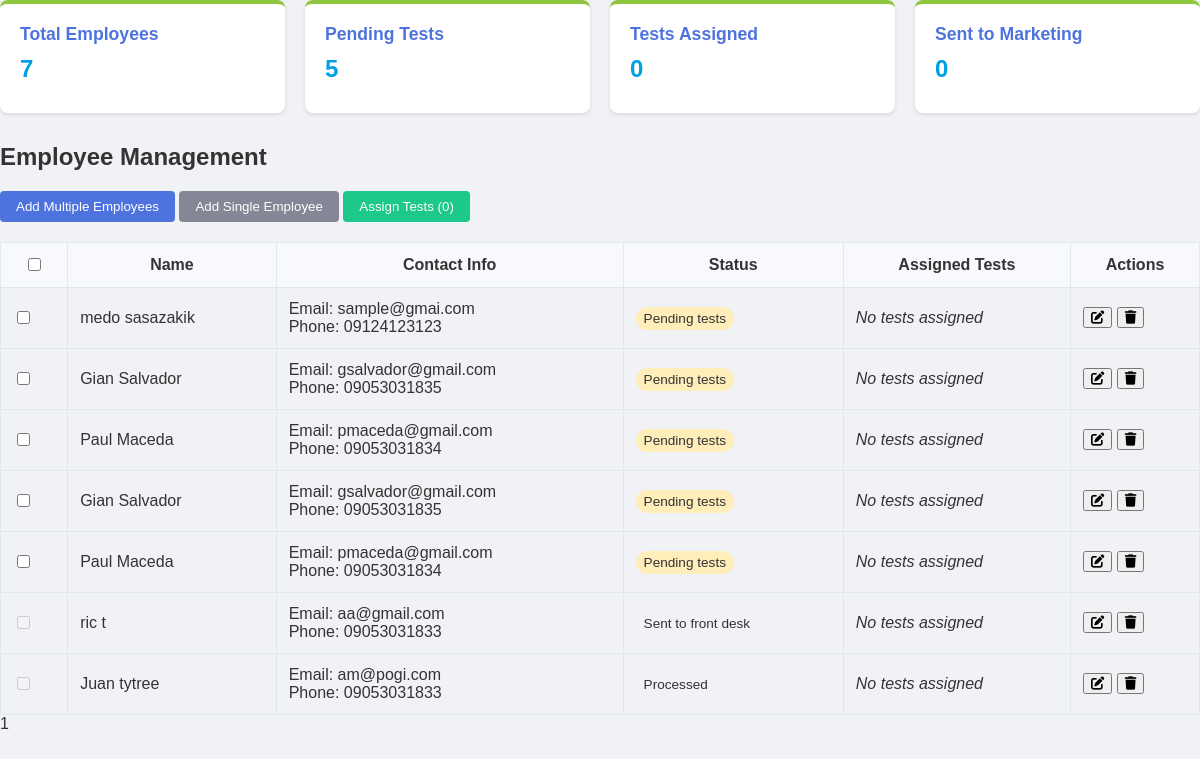
The page /biochem/company_rep_dashboard.php (signed in) on the database its author committed.
### tables this page shows
CREATE TABLE `employees` (
  `id` int(11) NOT NULL,
  `company_id` int(11) DEFAULT NULL,
  `first_name` varchar(50) NOT NULL,
  `last_name` varchar(50) NOT NULL,
  `age` int(11) DEFAULT NULL,
  `gender` enum('male','female','other') DEFAULT NULL,
  `birthday` date DEFAULT NULL,
  `email` varchar(100) DEFAULT NULL,
  `contact_number` varchar(20) DEFAULT NULL,
  `created_at` timestamp NOT NULL DEFAULT current_timestamp(),
  `tests` text DEFAULT NULL,
  `address` text DEFAULT NULL,
  `status` enum('registered','pending_tests','tests_assigned','sent_to_marketing','sent_to_front_desk','processed') DEFAULT 'registered',
  `sent_to_front_desk_at` datetime DEFAULT NULL,
  `patient_id` varchar(10) DEFAULT NULL,
  `username` varchar(50) DEFAULT NULL,
  `password` varchar(50) DEFAULT NULL,
  `appointment_date` date DEFAULT NULL,
  `appointment_time` time DEFAULT NULL
);

### biochem/company_rep_dashboard.php (the view, shortened to what this page needs)
<?php
include 'db_connection.php';
$page = isset($_GET['page']) ? (int)$_GET['page'] : 1;
$per_page = 10;
$offset = ($page - 1) * $per_page;
$total_query = $conn->prepare("SELECT COUNT(*) as total FROM employees WHERE company_id = ?");
$total_query->bind_param("i", $_SESSION['company_id']);
$total_query->execute();
$total_result = $total_query->get_result()->fetch_assoc();
$total_employees = $total_result['total'];
$total_pages = ceil($total_employees / $per_page);
$employee_query = $conn->prepare("
    SELECT e.*,
           GROUP_CONCAT(t.name) as assigned_tests,
           COUNT(DISTINCT et.test_id) as test_count
    FROM employees e
    LEFT JOIN employee_tests et ON e.id = et.employee_id
    LEFT JOIN tests t ON et.test_id = t.id
    WHERE e.company_id = ?
    GROUP BY e.id
    ORDER BY e.created_at DESC
    LIMIT ? OFFSET ?
");
$employee_query->bind_param("iii", $_SESSION['company_id'], $per_page, $offset);
$employee_query->execute();
$employees = $employee_query->get_result();
$counts_query = $conn->prepare("
    SELECT
        COUNT(*) as total_employees,
        SUM(CASE WHEN status = 'pending_tests' THEN 1 ELSE 0 END) as pending_tests,
        SUM(CASE WHEN status = 'tests_assigned' THEN 1 ELSE 0 END) as tests_assigned,
        SUM(CASE WHEN status = 'sent_to_marketing' THEN 1 ELSE 0 END) as sent_to_marketing
    FROM employees
    WHERE company_id = ?
");
$counts_query->bind_param("i", $_SESSION['company_id']);
$counts_query->execute();
$counts = $counts_query->get_result()->fetch_assoc();
?>
<!DOCTYPE html>
<html lang="en">
<head>
    <link rel="stylesheet" href="https://cdnjs.cloudflare.com/ajax/libs/font-awesome/6.0.0-beta3/css/all.min.css">
    <link rel="stylesheet" href="styles.css">
</head>
<body>
    <div class="container">
        <div class="dashboard-stats">
            <div class="stat-card">
                <h3>Total Employees</h3>
                <p><?php echo $counts['total_employees']; ?></p>
            </div>
            <div class="stat-card">
                <h3>Pending Tests</h3>
                <p><?php echo $counts['pending_tests']; ?></p>
            </div>
            <div class="stat-card">
                <h3>Tests Assigned</h3>
                <p><?php echo $counts['tests_assigned']; ?></p>
            </div>
            <div class="stat-card">
                <h3>Sent to Marketing</h3>
                <p><?php echo $counts['sent_to_marketing']; ?></p>
            </div>
        </div>
        <div class="card">
            <div class="card-header">
                <h2>Employee Management</h2>
                <div class="header-actions">
                    <button class="btn btn-primary" id="addBulkEmployees">Add Multiple Employees</button>
                    <button class="btn btn-secondary" id="addSingleEmployee">Add Single Employee</button>
                    <button class="btn btn-success" id="assignTestsBtn" disabled>
                        Assign Tests (<span id="selectedCount">0</span>)
                    </button>
                </div>
            </div>
            <div class="card-body">
                <table class="employee-table">
                    <thead>
                        <tr>
                            <th><input type="checkbox" id="selectAll"></th>
                            <th>Name</th>
                            <th>Contact Info</th>
                            <th>Status</th>
                            <th>Assigned Tests</th>
                            <th>Actions</th>
                        </tr>
                    </thead>
                    <tbody>
                        <?php while($employee = $employees->fetch_assoc()): ?>
                        <tr>
                            <td>
                                <input type="checkbox" name="employee_ids[]"
                                       value="<?php echo $employee['id']; ?>"
                                       <?php echo ($employee['status'] !== 'pending_tests') ? 'disabled' : ''; ?>>
                            </td>
                            <td><?php echo htmlspecialchars($employee['first_name'] . ' ' . $employee['last_name']); ?></td>
                            <td>
                                Email: <?php echo htmlspecialchars($employee['email']); ?><br>
                                Phone: <?php echo htmlspecialchars($employee['contact_number']); ?>
                            </td>
                            <td>
                                <span class="status-badge status-<?php echo $employee['status']; ?>">
                                    <?php echo ucfirst(str_replace('_', ' ', $employee['status'])); ?>
                                </span>
                            </td>
                            <td>
                                <?php if ($employee['test_count'] > 0): ?>
                                    <?php echo htmlspecialchars($employee['assigned_tests']); ?>
                                <?php else: ?>
                                    <em>No tests assigned</em>
                                <?php endif; ?>
                            </td>
                            <td>
                                <button class="btn-action edit-employee" data-id="<?php echo $employee['id']; ?>">
                                    <i class="fas fa-edit"></i>
                                </button>
                                <button class="btn-action delete-employee" data-id="<?php echo $employee['id']; ?>">
                                    <i class="fas fa-trash"></i>
                                </button>
                            </td>
                        </tr>
                        <?php endwhile; ?>
                    </tbody>
                </table>
                <div class="pagination">
                    <?php for($i = max(1, $page-2); $i <= min($total_pages, $page+2); $i++): ?>
                        <?php if($i == $page): ?>
                            <span class="active"><?php echo $i; ?></span>
                        <?php else: ?>
                            <a href="?page=<?php echo $i; ?>"><?php echo $i; ?></a>
                        <?php endif; ?>
                    <?php endfor; ?>
                </div>
            </div>
        </div>
    </div>
</body>
</html>

### biochem/styles.css (style rules this page uses)
:root { --primary-blue: #00A0E3; --primary-green: #8DC63F; --text-gray: #58595B; --background-color: #f0f2f5; --card-background: #ffffff; --text-color: #333333; --header-bg: #333333; }
body { font-family: 'Arial', sans-serif; background-color: var(--background-color); color: var(--text-color); margin: 0; padding: 0; display: flex; flex-direction: column; min-height: 100vh; }
.dashboard-stats { display: flex; flex-wrap: wrap; justify-content: space-between; gap: 20px; }
.stat-card { background-color: var(--card-background); border-radius: 10px; box-shadow: 0 4px 6px rgba(0,0,0,0.1); padding: 20px; flex: 1 1 calc(33.333% - 20px); min-width: 200px; transition: all 0.3s ease; border-top: 4px solid var(--primary-green); }
.stat-card h3 { color: var(--primary-green); font-size: 1.1em; margin-bottom: 10px; }
.stat-card p { font-size: 2em; font-weight: bold; color: var(--primary-blue); margin: 0; }

### biochem/company_rep_dashboard.php (style rules this page uses)
.dashboard-stats { display: grid; grid-template-columns: repeat(auto-fit, minmax(200px, 1fr)); gap: 20px; margin-bottom: 30px; }
.stat-card { background: white; padding: 20px; border-radius: 8px; box-shadow: 0 2px 4px rgba(0,0,0,0.1); }
.stat-card h3 { margin: 0; color: #4e73df; }
.stat-card p { font-size: 24px; margin: 10px 0; }
.employee-table { width: 100%; border-collapse: collapse; margin-top: 20px; }
.employee-table th, .employee-table td { padding: 12px; border: 1px solid #e3e6f0; }
.employee-table th { background: #f8f9fc; font-weight: bold; }
.btn { padding: 8px 16px; border-radius: 4px; border: none; cursor: pointer; }
.btn-primary { background: #4e73df; color: white; }
.btn-secondary { background: #858796; color: white; }
.btn-success { background: #1cc88a; color: white; }
.status-badge { padding: 4px 8px; border-radius: 12px; font-size: 0.85em; }
.status-pending_tests { background: #ffeeba; }

### rows shown on the page
employees: first_name+last_name "medo sasazakik", email "sample@gmai.com", contact_number "09124123123", status "Pending tests"
employees: first_name+last_name "Gian Salvador", email "gsalvador@gmail.com", contact_number "09053031835", status "Pending tests"
employees: first_name+last_name "Paul Maceda", email "pmaceda@gmail.com", contact_number "09053031834", status "Pending tests"
employees: first_name+last_name "Gian Salvador", email "gsalvador@gmail.com", contact_number "09053031835", status "Pending tests"
employees: first_name+last_name "Paul Maceda", email "pmaceda@gmail.com", contact_number "09053031834", status "Pending tests"
employees: first_name+last_name "ric t", email "aa@gmail.com", contact_number "09053031833", status "Sent to front desk"
employees: first_name+last_name "Juan tytree", email "am@pogi.com", contact_number "09053031833", status "Processed"

### other values the page prints
$counts['total_employees'] "7"
$counts['pending_tests'] "5"
$counts['tests_assigned'] "0"
$counts['sent_to_marketing'] "0"
